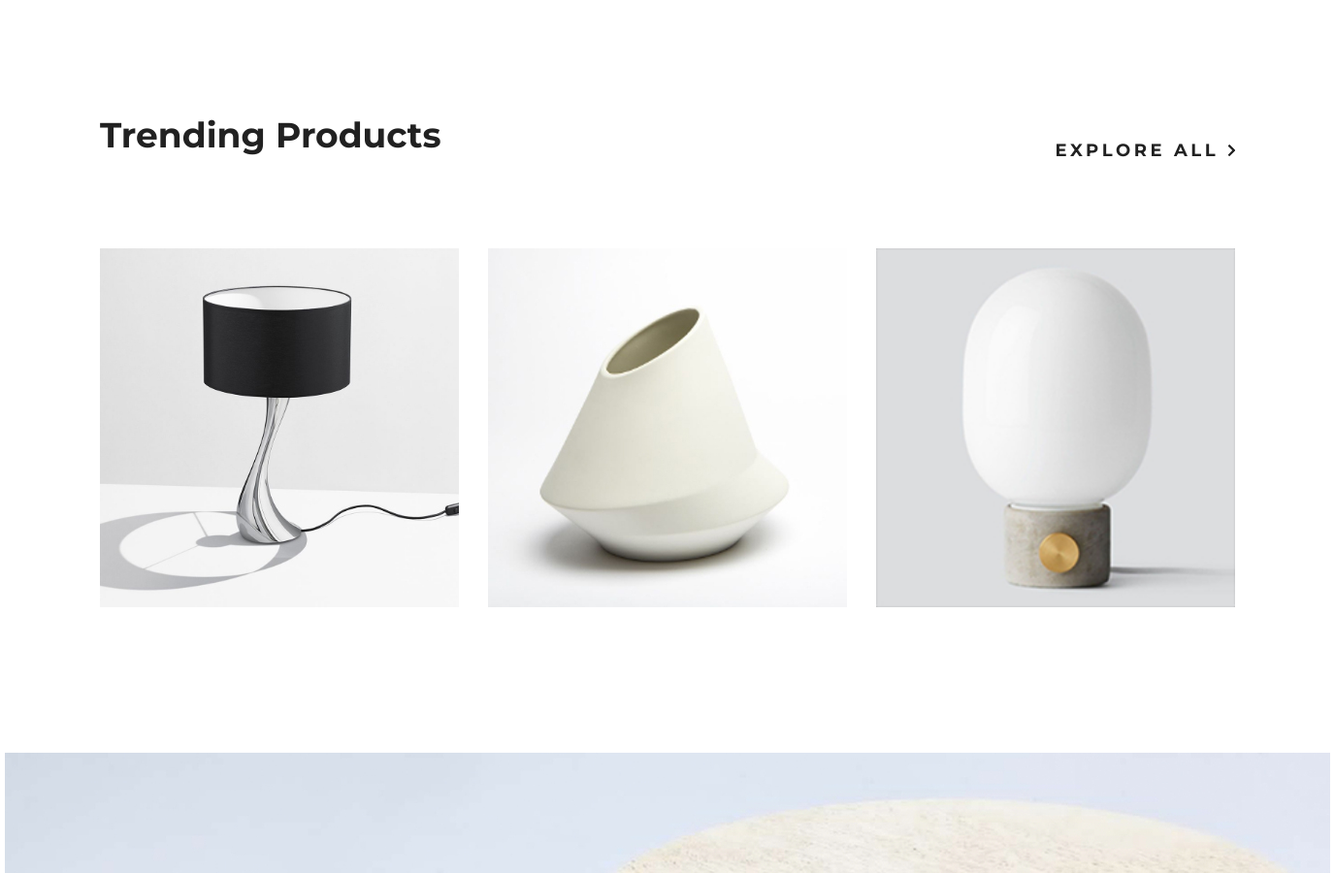
Before: / (middle part) with the older database file.
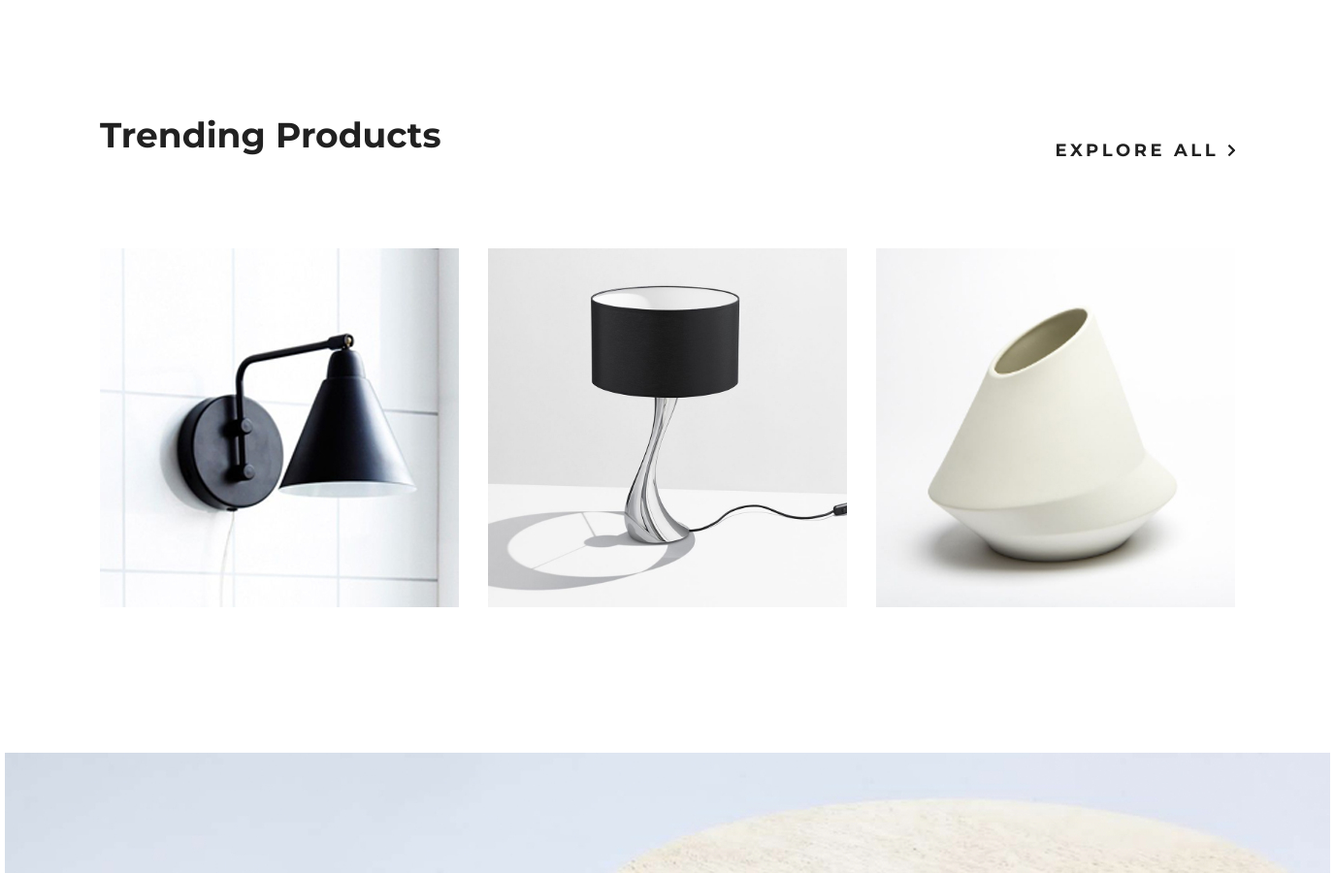
After: the same page with the newer database file.
### mainapp/models.py (models this page shows, shortened)
class Product(models.Model):
    category = models.ForeignKey(ProductCategory,
                                 on_delete=models.CASCADE,
                                 verbose_name='категория продукта')
    name = models.CharField('имя продукта', max_length=128)
    image = models.ImageField(upload_to='products_images', blank=True)
    short_desc = models.CharField('краткое описание продукта', max_length=64, blank=True)
    description = models.TextField('описание продукта', blank=True)
    price = models.DecimalField('цена продукта', max_digits=8, decimal_places=2, default=0)
    quantity = models.PositiveIntegerField('количество на складе', default=0)
    is_active = models.BooleanField(verbose_name='активность', default=True)
    modified_date = models.DateTimeField(
        verbose_name='дата изменения', auto_now=True)
    class Meta:
        verbose_name = 'продукт'
        verbose_name_plural = 'продукты'
        ordering = ['-is_active', 'category', 'name']

### mainapp/views.py (the view)
# urls.py: path('', adminapp.UsersList.as_view(), name='index'),
def index(request):
    featured_new_products = get_products().order_by('pk')
    all_products = get_products().order_by('price')
    context = {
        'page_title': 'INTERIOR',
        'links_menu': LINKS_MENU,
        'products': all_products[:3],
        'featured_new_products': featured_new_products[:4],
    }
    return render(request, 'mainapp/index.html', context)

### mainapp/context_processors.py (called while the page is built)
def get_categories(request):
    return {
        'categories': ProductCategory.objects.filter(is_active=True),
    }

### mainapp/templatetags/my_tags.py (called while the page is built)
def media_folder_products(string):
    if not string:
        string = 'products_images/default.jpg'
    return f'{settings.MEDIA_URL}{string}'

### mainapp/views.py (called while the page is built)
def get_products():
    return Product.objects.filter(is_active=True, category__is_active=True)

### mainapp/templates/mainapp/index.html (shortened to what this page needs)
{% extends 'mainapp/base.html' %}
{% load static %}
{% load my_tags %}
{% block container %}
    <section class="trending clearfix padding-site">
        <div class="trending-header clearfix">
            <h4 class="trending-h4">Trending Products</h4>
            <a href="{% url 'main:showroom' %}" class="products-explore">explore all <img
                    src="{% static 'img/arrow.svg' %}"
                    alt="image"></a>
        </div>
        <div class="trending-products trending-products_mt">
            {% include 'mainapp/includes/inc__trending_products.html' %}
        </div>
    </section>
    <section class="slider slider_bg padding-site">
        <div class="slider_text slider_text_pos">
        </div>
    </section>
{% endblock %}

### mainapp/templates/mainapp/includes/inc__trending_products.html
{% load my_tags %}
{% for product in products %}
    <a class="trending-product" href="{% url 'main:product_page' product.pk %}">
        <img src="{{ product.image|media_folder_products }}" alt="{{ product.name }}"></a>
{% endfor %}

Changed rows visible on the page:
no longer on this page (row unchanged): Product: image|media_folder_products (picture)
now on this page (row edited): Product: image|media_folder_products (picture)
